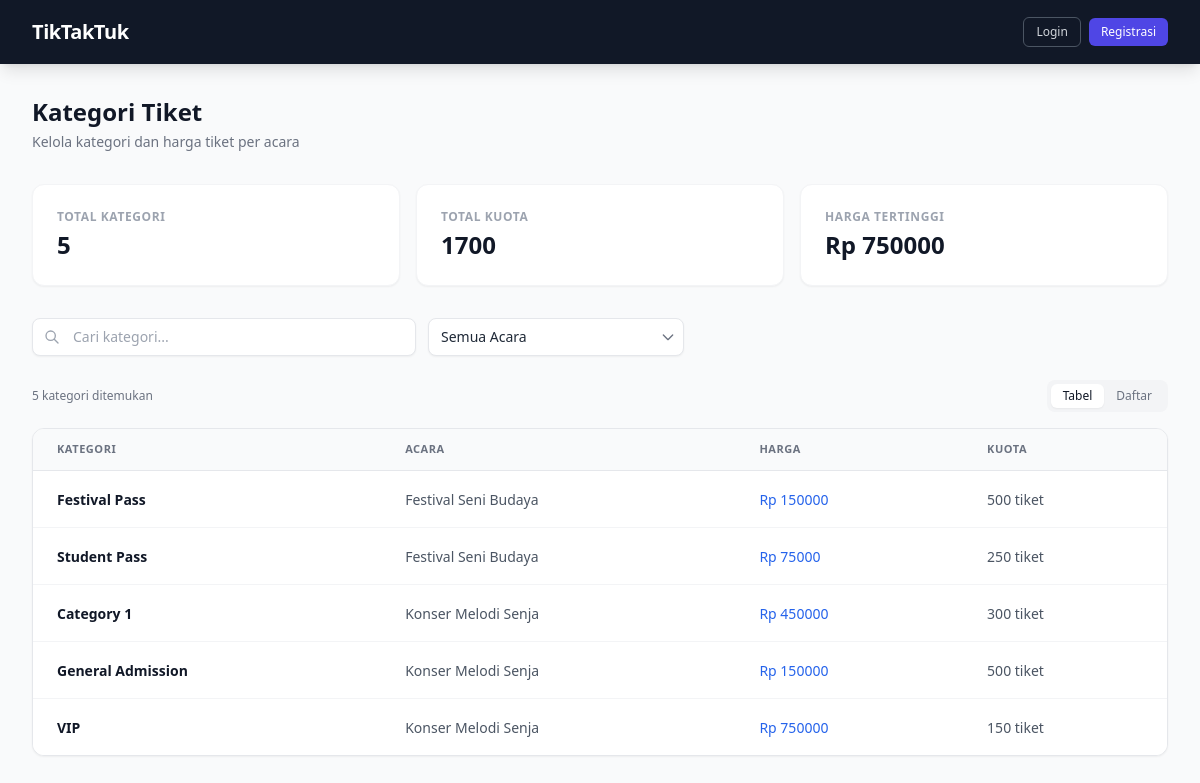
Before: /ticket-category/ with the older database file.
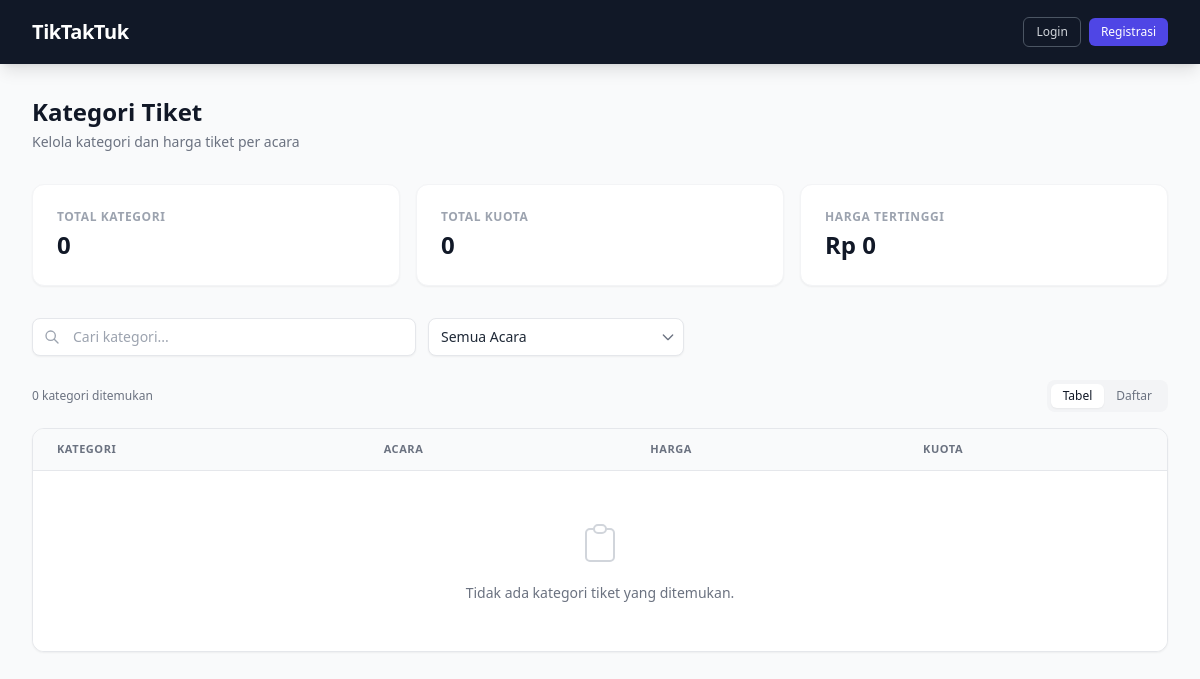
After: the same page with the newer database file.
### ticketing/models/ticket_category.py (models this page shows, shortened)
class Ticket_Category(models.Model):
    category_id = models.UUIDField(primary_key=True, default=uuid.uuid4, editable=False)
    category_name = models.CharField(max_length=50)
    quota = models.IntegerField(
        validators=[MinValueValidator(1, message="Quota must be greater than 0.")]
    )
    price = models.DecimalField(
        max_digits=12,
        decimal_places=2,
        validators=[MinValueValidator(0, message="Price must be >= 0.")],
    )
    tevent = models.ForeignKey(
        Event,
        on_delete=models.CASCADE,
        related_name='ticket_categories',
        db_column='tevent_id',
    )
    class Meta:
        verbose_name = 'Ticket Category'
        verbose_name_plural = 'Ticket Categories'
        ordering = ['tevent__title', 'category_name']
        db_table = 'ticket_category'

### ticketing/models/event.py (models this page shows, shortened)
class Event(models.Model):
    class CategoryChoices(models.TextChoices):
        MUSIC = 'Music', 'Music'
        SPORTS = 'Sports', 'Sports'
        THEATER = 'Theater', 'Theater'
        CONFERENCE = 'Conference', 'Conference'
        FESTIVAL = 'Festival', 'Festival'
        OTHER = 'Other', 'Other'
    class StatusChoices(models.TextChoices):
        SCHEDULED = 'Scheduled', 'Scheduled'
        ONGOING = 'Ongoing', 'Ongoing'
        FINISHED = 'Finished', 'Finished'
        CANCELED = 'Canceled', 'Canceled'
    id = models.UUIDField(primary_key=True, default=uuid.uuid4, editable=False)
    venue = models.ForeignKey(
        Venue,
        on_delete=models.CASCADE,
        related_name='events',
    )
    organizer = models.ForeignKey(
        settings.AUTH_USER_MODEL,
        on_delete=models.CASCADE,
        related_name='organized_events',
    )
    title = models.CharField(max_length=255)
    description = models.TextField(blank=True, default='')
    category = models.CharField(
        max_length=50,
        choices=CategoryChoices.choices,
        default=CategoryChoices.OTHER,
    )
    status = models.CharField(
        max_length=50,
        choices=StatusChoices.choices,
        default=StatusChoices.SCHEDULED,
    )
    start_date = models.DateTimeField()
    end_date = models.DateTimeField()
    class Meta:
        ordering = ['start_date']
        db_table = 'event'

### ticketing/views.py (the view)
# urls.py: path('ticket-category/', views.show_ticket_categories, name='show_ticket_categories'),
def show_ticket_categories(request):
    categories = Ticket_Category.objects.select_related('tevent', 'tevent__venue').all()
    search_query = request.GET.get('q', '')
    if search_query:
        categories = categories.filter(category_name__icontains=search_query)
    event_filter = request.GET.get('event', '')
    if event_filter:
        categories = categories.filter(tevent__id=event_filter)
    categories = categories.order_by('tevent__title', 'category_name')
    total_categories = categories.count()
    total_quota = categories.aggregate(total=models.Sum('quota'))['total'] or 0
    max_price = categories.aggregate(max_p=models.Max('price'))['max_p'] or 0
    all_events = Event.objects.all().order_by('title')
    context = {
        'categories': categories,
        'search_query': search_query,
        'event_filter': event_filter,
        'all_events': all_events,
        'total_categories': total_categories,
        'total_quota': total_quota,
        'max_price': max_price,
        'user_role': getattr(request.user, 'role', None),
        'can_manage': _is_admin_or_organizer(request.user) if request.user.is_authenticated else False,
    }
    return render(request, 'ticketing/show_ticket_categories.html', context)

### ticketing/templates/ticketing/show_ticket_categories.html (shortened to what the changed rows need)
{% extends "base.html" %}
{% block content %}
<div class="max-w-7xl mx-auto px-4 sm:px-6 lg:px-8 py-8">
    <div class="flex flex-col sm:flex-row justify-between items-start sm:items-center mb-8 gap-4">
        <div>
            <h1 class="text-2xl font-bold text-gray-900">Kategori Tiket</h1>
        </div>
    </div>
    <div class="grid grid-cols-1 md:grid-cols-3 gap-4 mb-8">
        <div class="bg-white rounded-xl shadow-sm border border-gray-100 p-6">
            <p class="text-xs font-semibold text-gray-400 uppercase tracking-wider mb-1">Total Kategori</p>
            <p class="text-2xl font-bold text-gray-900">{{ total_categories }}</p>
        </div>
        <div class="bg-white rounded-xl shadow-sm border border-gray-100 p-6">
            <p class="text-xs font-semibold text-gray-400 uppercase tracking-wider mb-1">Total Kuota</p>
            <p class="text-2xl font-bold text-gray-900">{{ total_quota }}</p>
        </div>
        <div class="bg-white rounded-xl shadow-sm border border-gray-100 p-6">
            <p class="text-xs font-semibold text-gray-400 uppercase tracking-wider mb-1">Harga Tertinggi</p>
            <p class="text-2xl font-bold text-gray-900">Rp {{ max_price|floatformat:0 }}</p>
        </div>
    </div>
    <div class="flex justify-between items-center mb-4">
        <p class="text-xs text-gray-500">{{ total_categories }} kategori ditemukan</p>
        <div class="hidden sm:flex bg-gray-100 p-1 rounded-lg">
            <button class="px-3 py-1 text-xs font-medium rounded-md bg-white shadow-sm text-gray-900">Tabel</button>
            <button class="px-3 py-1 text-xs font-medium rounded-md text-gray-500 hover:text-gray-900">Daftar</button>
        </div>
    </div>
    <div class="bg-white shadow-sm rounded-xl border border-gray-200 overflow-hidden">
        <div class="overflow-x-auto">
            <table class="min-w-full divide-y divide-gray-200">
                <thead class="bg-gray-50">
                    <tr>
                        <th scope="col" class="px-6 py-3 text-left text-[11px] font-bold text-gray-500 uppercase tracking-wider">Kategori</th>
                        <th scope="col" class="px-6 py-3 text-left text-[11px] font-bold text-gray-500 uppercase tracking-wider">Acara</th>
                        <th scope="col" class="px-6 py-3 text-left text-[11px] font-bold text-gray-500 uppercase tracking-wider">Harga</th>
                        <th scope="col" class="px-6 py-3 text-left text-[11px] font-bold text-gray-500 uppercase tracking-wider">Kuota</th>
                    </tr>
                </thead>
                <tbody class="bg-white divide-y divide-gray-100">
                    {% for cat in categories %}
                    <tr class="hover:bg-gray-50 transition-colors">
                        <td class="px-6 py-4 whitespace-nowrap">
                            <span class="text-sm font-semibold text-gray-900">{{ cat.category_name }}</span>
                        </td>
                        <td class="px-6 py-4 whitespace-nowrap">
                            <span class="text-sm text-gray-600">{{ cat.tevent.title }}</span>
                        </td>
                        <td class="px-6 py-4 whitespace-nowrap">
                            <span class="text-sm font-medium text-blue-600">Rp {{ cat.price|floatformat:0 }}</span>
                        </td>
                        <td class="px-6 py-4 whitespace-nowrap">
                            <span class="text-sm text-gray-600">{{ cat.quota }} tiket</span>
                        </td>
                    </tr>
                    {% empty %}
                    <tr>
                        <td colspan="{% if can_manage or user.role == 'CUSTOMER' %}5{% else %}4{% endif %}" class="px-6 py-12 text-center">
                            <svg class="mx-auto h-12 w-12 text-gray-300" fill="none" viewBox="0 0 24 24" stroke="currentColor">
                                <path stroke-linecap="round" stroke-linejoin="round" stroke-width="1" d="M9 5H7a2 2 0 00-2 2v12a2 2 0 002 2h10a2 2 0 002-2V7a2 2 0 00-2-2h-2M9 5a2 2 0 002 2h2a2 2 0 002-2M9 5a2 2 0 012-2h2a2 2 0 012 2" />
                            </svg>
                            <p class="mt-4 text-sm text-gray-500">Tidak ada kategori tiket yang ditemukan.</p>
                        </td>
                    </tr>
                    {% endfor %}
                </tbody>
            </table>
        </div>
    </div>
</div>
{% endblock %}

Changed rows visible on the page:
removed Ticket_Category: category_name "Festival Pass", tevent "Festival Seni Budaya", price "150000", quota "500"
removed Ticket_Category: category_name "Student Pass", tevent "Festival Seni Budaya", price "75000", quota "250"
removed Ticket_Category: category_name "Category 1", tevent "Konser Melodi Senja", price "450000", quota "300"
removed Ticket_Category: category_name "General Admission", tevent "Konser Melodi Senja", price "150000", quota "500"
removed Ticket_Category: category_name "VIP", tevent "Konser Melodi Senja", price "750000", quota "150"
Other visible differences:
{{ total_categories }}: "5" → "0"
{{ total_quota }}: "1700" → "0"
{{ max_price|floatformat:0 }}: "750000" → "0"
text now shown: "Tidak ada kategori tiket yang ditemukan."
